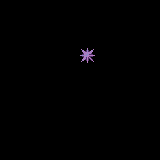

Below is a game level as drawn by its tile map, then a one-line description and the .tmx file that defines it, in full:
An orthogonal 10x10 tile map with 16x16 px tiles, 1 tile layer (Tile Layer 1).

<map version="1.0" tiledversion="2017.09.27" orientation="orthogonal" renderorder="right-down" width="10" height="10" tilewidth="16" tileheight="16" infinite="0" nextobjectid="1">
 <tileset firstgid="1" source="Sci-Fi16PX_Shadows.tsx" />
 <layer name="Tile Layer 1" width="10" height="10">
  <data encoding="csv">
0,0,0,0,0,0,0,0,0,0,
0,0,0,0,0,0,0,0,0,0,
0,0,0,0,0,0,0,0,0,0,
0,0,0,0,0,203,0,0,0,0,
0,0,0,0,0,0,0,0,0,0,
0,0,0,0,0,0,0,0,0,0,
0,0,0,0,0,0,0,0,0,0,
0,0,0,0,0,0,0,0,0,0,
0,0,0,0,0,0,0,0,0,0,
0,0,0,0,0,0,0,0,0,0
</data>
 </layer>
</map>
